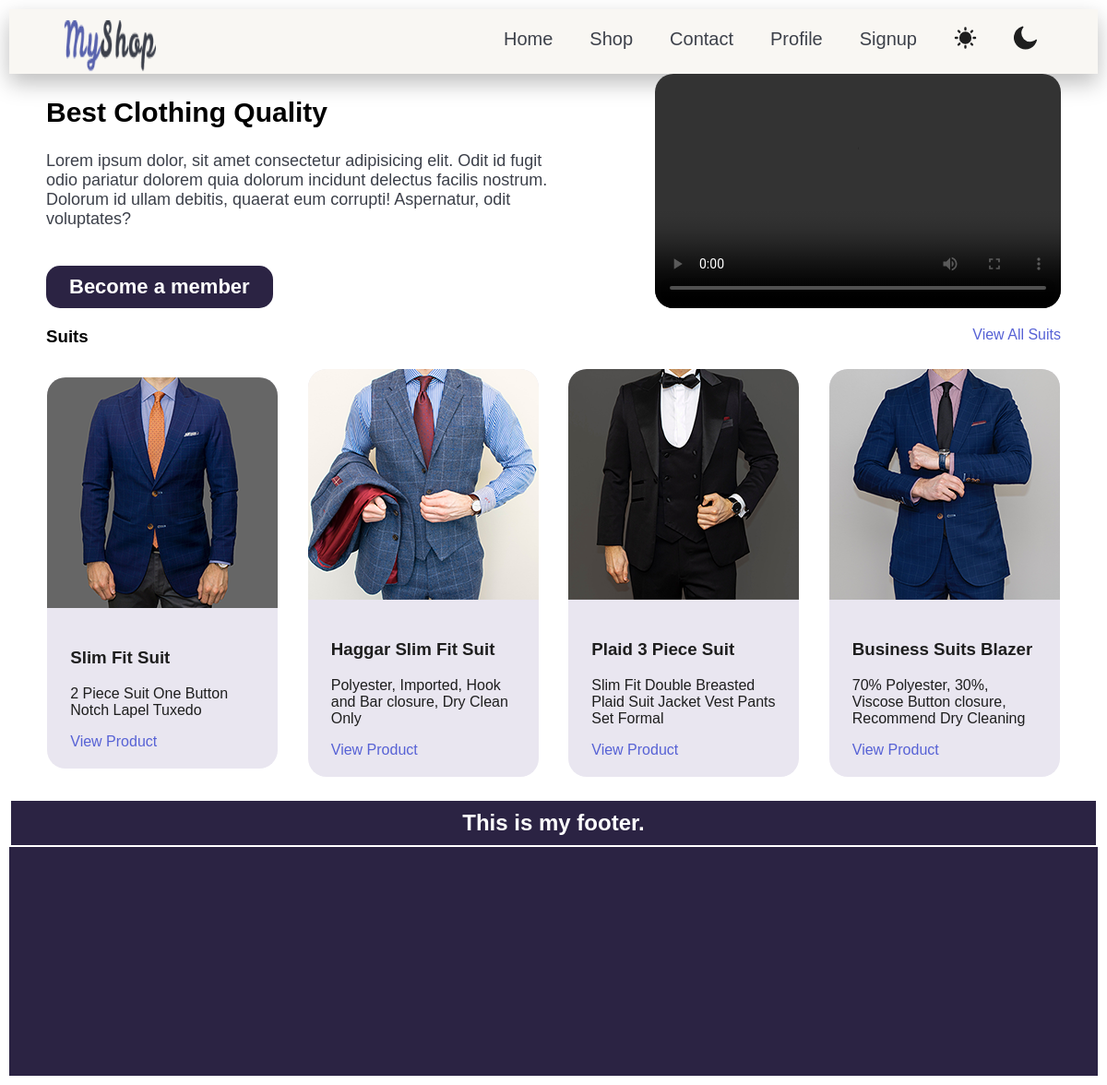
The app's page /, older data.
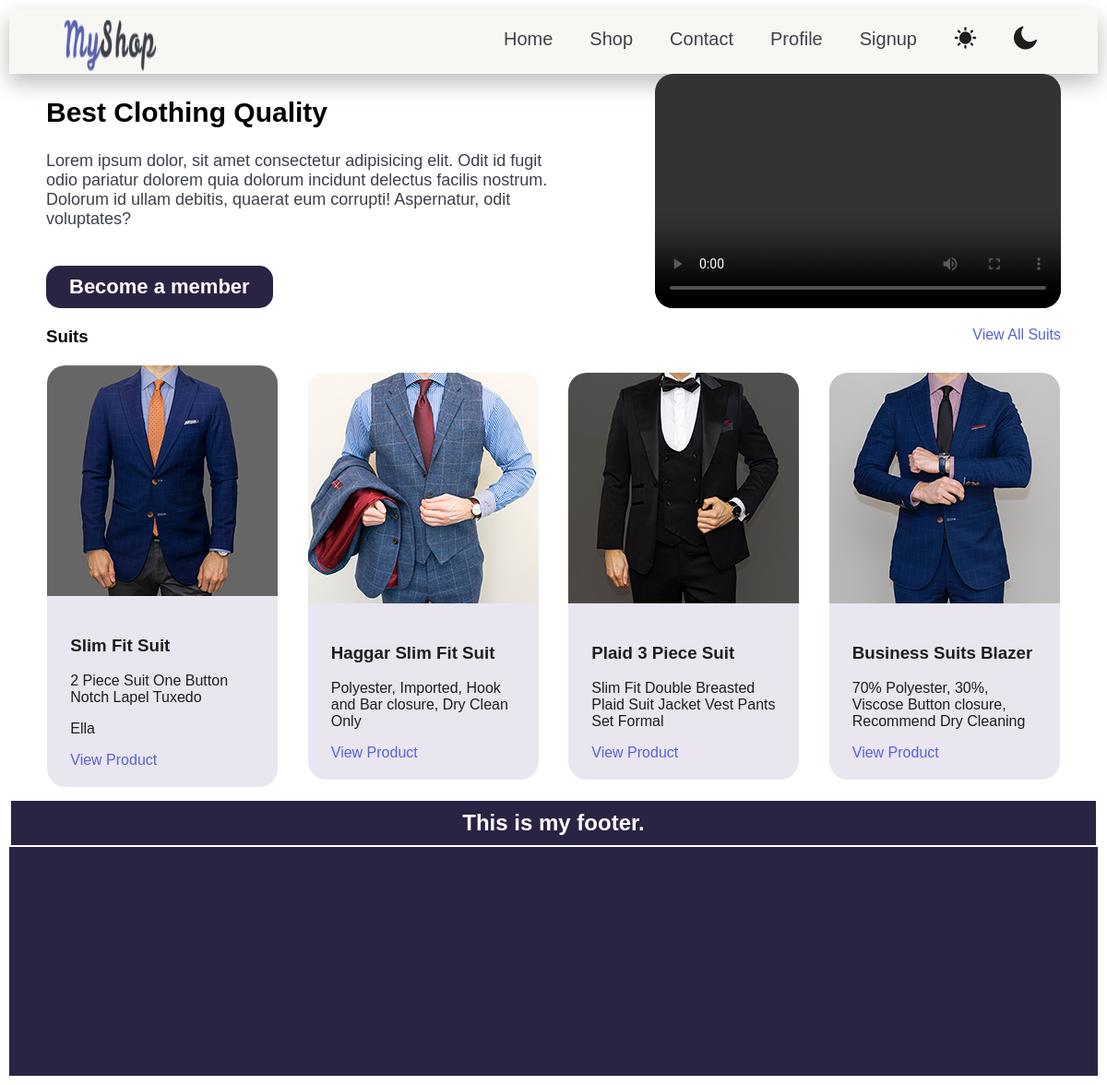
The same page, newer data.
### products/models.py (models this page shows, shortened)
class Product(models.Model):
    title = models.CharField(max_length=40)
    description = models.TextField(blank=True)
    category = models.ManyToManyField(Category)
    image = models.ImageField(blank=True, upload_to="upload-img")
    price = models.PositiveIntegerField()
    brand = models.ForeignKey(Brand, on_delete=models.CASCADE, null=True, related_name="prd")
    slug = models.SlugField(blank=True)
    is_best_seller = models.BooleanField(default=False)
    suggestion = models.ManyToManyField('self')
    def __str__(self):
      return f"{self.title}"

class Brand(models.Model):
    title = models.CharField(max_length=70)
    logo =  models.ImageField()
    address = models.OneToOneField(Address, on_delete=models.CASCADE, null =True)
    def __str__(self):
      return f"{self.title}"

### products/views.py (the view)
# urls.py: path('', views.index, name="home"), #Home page
def index(request):
    user = "elaheh"
    products = Product.objects.all().order_by('-id')[:4]
    product_number = 4
    product1= products[0]
    suits =Product.objects.filter(brand__title = "Ella", brand__id=1)
    print(suits)
    brnd = Brand.objects.get(title="Ella")
    suits = brnd.prd.all()
    print(suits)
    return render(request,
                  "products/home.html", {
                      "name" : user,
                      "number" : product_number,
                      "products" : products,
                      "product1" : product1,
                      })

### products/templates/products/home.html (shortened to what this page needs)
{% extends 'base.html' %}
{% load static %}
{% block css  %}{% static "products/style.css" %}{% endblock %}
{% block body %}
{% include "includes/nav.html"  %}
<section id="intro">
    <div  style="width: 50%;">
        <h1>Best Clothing Quality</h1>
        <p>Lorem ipsum dolor, sit amet consectetur adipisicing elit.
            Odit id fugit odio pariatur dolorem quia dolorum
             incidunt delectus facilis nostrum. Dolorum id ullam debitis,
             quaerat eum corrupti! Aspernatur, odit voluptates?</p>
             <a onclick="becomeMember()" id="member-btn">Become a member</a>
    </div>
<video controls>
    <source src=" {% static "products/video/intro-video.MP4" %} ">
</video>
</section>
<div class="product-nav">
    <h3>Suits</h3>
    <a href="{% url "productcat" "suits" %}">View All Suits</a>
</div>
<main id="products-intro">
    {% for product in products%}
    <div class="product-card">
        <img src="{{product.image.url}}"  class="product-img">
        <div style="padding: 20px 25px">
            <h3>{{product.title}}</h3>
            <p>{{product.description}}</p>
            {% if product.brand.title %}
                     <p>{{product.brand}}</p>
            {% endif %}
            <a href="{% url "product_page" product.brand.title product.slug %}">View Product</a>
        </div>
    </div>
    {% endfor %}
</main>
<footer>
    <h2>This is my footer.</h2>
</footer>
{% endblock %}

### templates/base.html (shortened to what this page needs)
{% load static %}
<!DOCTYPE html>
<html lang="en">
<head>
    <link rel="stylesheet" href="{% block css%}{% endblock %}">
</head>
<body>
        {% block body %}{% endblock %}
</body>
</html>

### templates/includes/nav.html (shortened to what this page needs)
{% load static %}
<header>
    <img src={% static 'img/brand-logo.png' %} width="100" alt="my shop logo" style="display: inline;">
    <nav class="main-nav">
        <a href="{% url "home" %}">Home</a>
        <a href="shop">Shop</a>
        <a href="contact">Contact</a>
        <a href="profile">Profile</a>
        <a href="{% url "signup" %}">Signup</a>
    </nav>
</header>

### products/static/products/style.css (style rules this page uses)
body { font-family: Arial, Helvetica, sans-serif; margin:10px; }
header { display: flex; padding: 0 5%; justify-content: space-between; background-color:white; background-color: #f9f7f3; box-shadow: 0px 10px 25px #00000043; height: 70px; }
header img { padding-top: 12px; }
.main-nav { padding-bottom: 7px; margin: 7px; display: flex; column-gap: 40px; padding-top: 9px; }
.main-nav a { font-size: 20px; color: #3d414a; text-decoration: none; transition-duration: 0.3s; padding-top: 5px; }
#moon-icon { transform: translateY(-5px); }
#sun-icon { transform: translateY(-5px); }
#intro { display: flex; width: 1100px; margin: auto; justify-content: space-between; }
#intro h1 { font-size: 30px; }
#intro p { font-size: 18px; margin-bottom: 40px; color:#3c404a; }
#intro a { background-color: #2b2343; color: white; padding: 10px 25px; font-size: 22px; font-weight: bold; border-radius: 15px; transition-duration: 0.3s; display: block; width: fit-content; animation: slide-up 1s; }
video { width: 40%; border-radius: 20px; }
.product-nav { display: flex; justify-content:space-between; width: 1100px; margin: 20px auto; }
.product-nav h3 { margin: 0px; width: 50%; }
.product-nav a, main a { color: #5762D5; text-decoration:none; transition-duration:0.3s; }
#products-intro { display: flex; flex-wrap:wrap; justify-content: center; width: 1100px; margin: auto; height: 450px; gap: 30px 30px; }
.product-card { background-color:#e9e6f0 ; color: #1e1e1e; border-radius: 20px; width: 250px; margin: auto; }
.product-img { border-radius: 20px 20px 0 0; transition-duration: 0.3s; }
footer { background-color: #2b2343; height: 300px; width:100% ; color: white; text-align: center; }
h2 { border: solid 2px white; padding: 10px; }

Row changes from the older to the newer data that the page shows:
changed Product "Slim Fit Suit": brand_id empty → 1 (drawn); brand (not shown) → "Ella"
